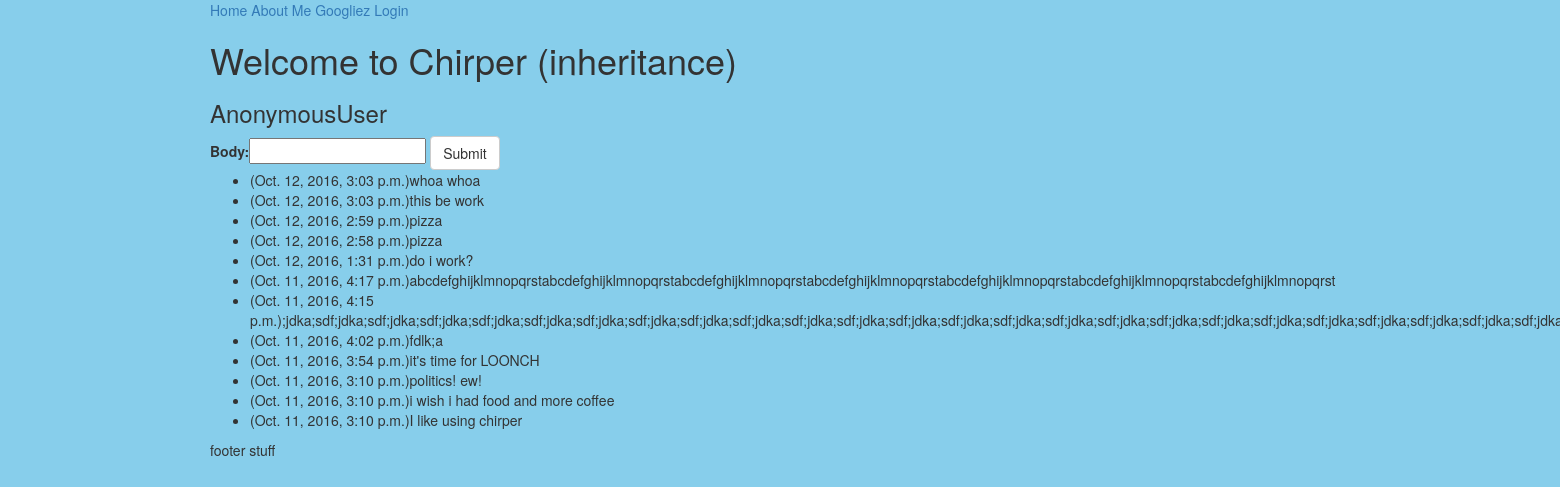
Before: / with the older database file.
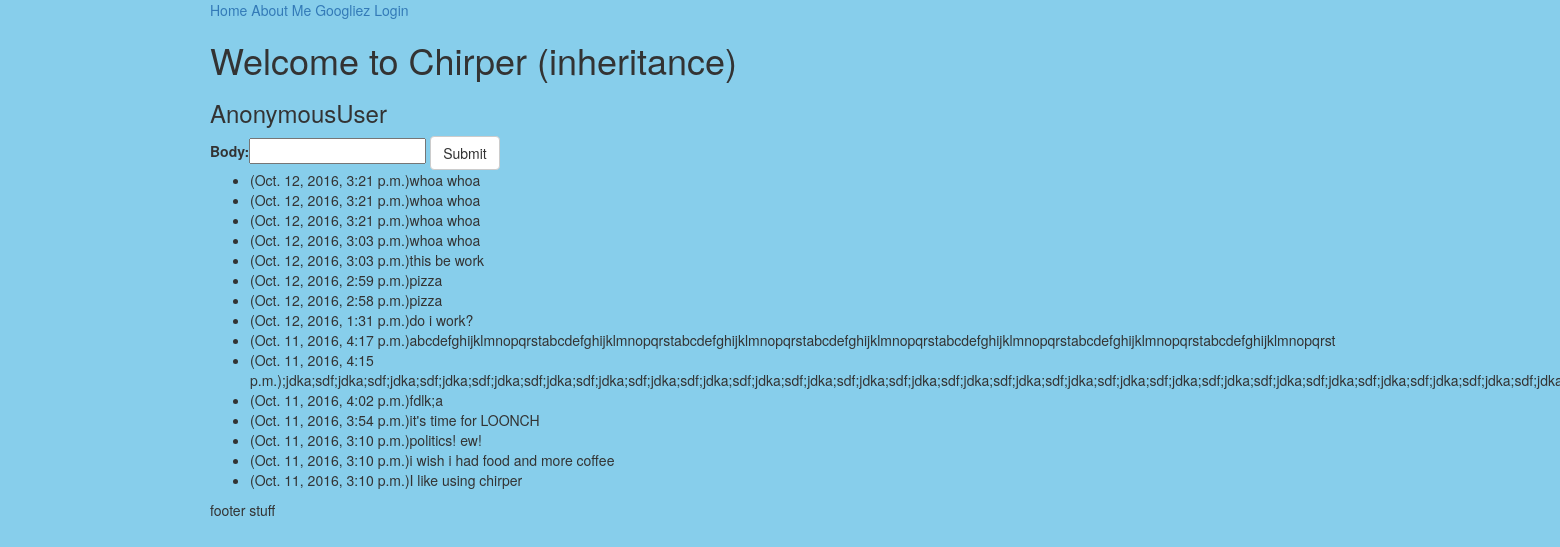
After: the same page with the newer database file.
### app/models.py (models this page shows)
class Chirp(models.Model):
    body = models.CharField(max_length=140)
    created = models.DateTimeField(auto_now_add=True)
    def __str__(self):
        return self.body

### app/views.py (the view)
# urls.py: url(r'^$', index_view, name='index_view'),
def index_view(request):
    if request.POST:
        instance = ChirpForm(request.POST)
        if instance.is_valid():
            instance.save()
    context = {
        "form": ChirpForm(),
        "all_chirps": Chirp.objects.all().order_by("-created")
    }
    return render(request, 'index.html', context)

### app/forms.py
class ChirpForm(forms.ModelForm):
    class Meta:
        fields = ('body',)
        model = Chirp

### templates/index.html (shortened to what this page needs)
{% extends 'base.html' %}
{% block content %}
  <h1>Welcome to Chirper (inheritance)</h1>
  <h3>{{ request.user }}</h3>
  <form class="" action="" method="post">
    {{ form }}
    <input class="btn btn-default" type="submit" value="Submit">
  </form>
  <ul>
  {% for chirp in all_chirps %}
    <li>({{ chirp.created }}){{ chirp }}</li>
  {% endfor %}
  </ul>
{% endblock %}

### templates/base.html (shortened to what this page needs)
{% load staticfiles %}
<!DOCTYPE html>
<html>
  <head>
    <link rel="stylesheet" href="{% static 'css/bootstrap.css' %}" media="screen" title="no title">
  </head>
  <body>
    <div class="container">
      <a href="{% url 'index_view' %}">Home </a>
      <a href="{% url 'about_view' %}">About Me </a>
      <a href="https://google.com">Googliez</a>
      {% if not request.user.is_authenticated %}
          <a href="{% url 'login' %}">Login</a>
          {% else %}
          <a href="{% url 'logout' %}?next={% url 'index_view' %}">Logout</a>
      {% endif %}
      {% block content %}
      {% endblock %}
      {% block footer %}
        footer stuff
      {% endblock %}
    </div>
  </body>
</html>

### templates/base.html (style rules this page uses)
body { background-color: skyblue; }

Changed rows visible on the page:
added Chirp: created "Oct. 12, 2016, 3:21 p.m.", body "whoa whoa"
added Chirp: created "Oct. 12, 2016, 3:21 p.m.", body "whoa whoa"
added Chirp: created "Oct. 12, 2016, 3:21 p.m.", body "whoa whoa"
